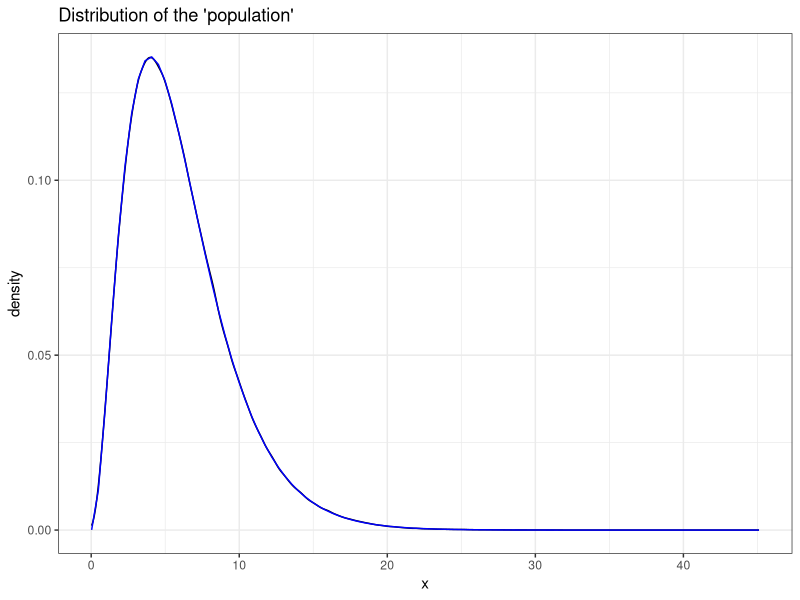
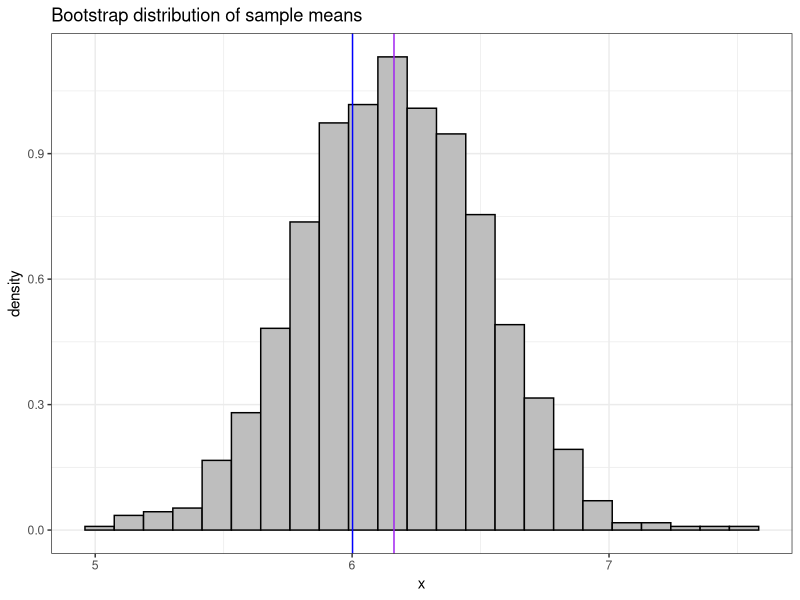
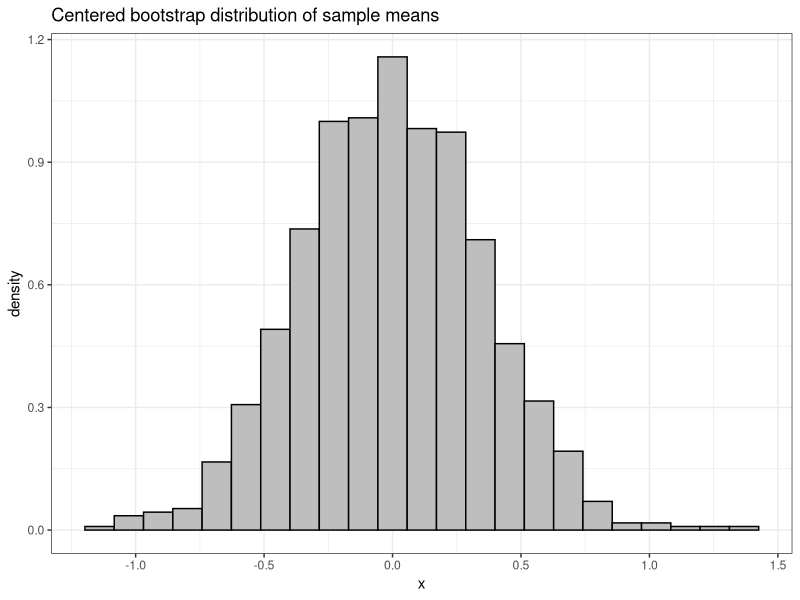

These charts were generated, in order, by the following R code:
## ---- chunk 1
#| echo: false
library(tidyverse)
## ---- chunk 2
#| output-location: fragment
set.seed(238)

alpha <- 3
beta <- 0.5

# create a "population"
pop <- rgamma(1000000, shape = alpha, rate = beta)

# compute "true" mean
mu <- mean(pop) 
mu
## ---- chunk 3
#| output-location: fragment
ggplot(tibble(x = pop), aes(x = x)) +
  theme_bw() +
  geom_density(color = "black")+
  stat_function(fun = dgamma, args = c( shape = 3, rate = 0.5), color = "blue")+
  labs(title= "Distribution of the 'population'", y = "density") 
## ---- chunk 4
#| output-location: fragment
set.seed(238)

n <- 100

# sample from the population
samp <- sample(pop, n, replace = FALSE)

# compute sample mean
muhat <- mean(samp)
muhat
## ---- chunk 5
#| output-location: slide
set.seed(238)

B <- 1000  # number of bootstrap samples
n <- length(samp)

bootmeans <- numeric(B) # vector where we'll store B bootstrap means

for (i in 1:B){
  bootsamp <- sample(samp, n, replace = TRUE) # sample from the data
  bootmeans[i] <- mean(bootsamp) # compute bootstrap stat
}

# output
ggplot(tibble(x = bootmeans), aes(x = x)) +
  geom_histogram(aes(y = after_stat(density)), bins = 23, colour = "black", fill = "grey") +
  theme_bw() +
  labs(title = "Bootstrap distribution of sample means", y = "density") +
  geom_vline(aes(xintercept = mu), colour = "blue") +
  geom_vline(aes(xintercept = muhat), colour = "purple")
  
## ---- chunk 6
#| output-location: slide
set.seed(238)

B <- 1000  # number of bootstrap samples
n <- length(samp)

bootcmeans_emp <- 1:B %>%
  map(~sample(samp, n, replace = TRUE)) %>% # sample from the data
  map(~mean(.x) - muhat) %>% # compute bootstrap stat & center
  reduce(c)

ggplot(tibble(x = bootcmeans_emp), aes(x = x)) +
  geom_histogram(aes(y = after_stat(density)), bins = 23, colour = "black", fill = "grey") +
  theme_bw() +
  labs(title = "Centered bootstrap distribution of sample means", y = "density") 
## ---- chunk 7
#| output-location: slide
set.seed(238)

alphahat <- (mean(samp))^2 / var(samp) # estimate alpha

bootcmeans_par <- numeric(B) # vector where we'll store B bootstrap means

for (i in 1:B){
  bootsamp <- rgamma(n, shape = alphahat, rate = beta) # bootstrap sample with alphahat
  bootcmeans_par[i] <-  mean(bootsamp) - alphahat/beta  # bootstrap estimate
}
## ---- chunk 8
mean(bootcmeans_par)
## ---- chunk 9
sd(bootcmeans_par)
## ---- chunk 10
mean(abs(bootcmeans_par) > 1)
## ---- chunk 11
mean(abs(bootcmeans_emp) > 1)
